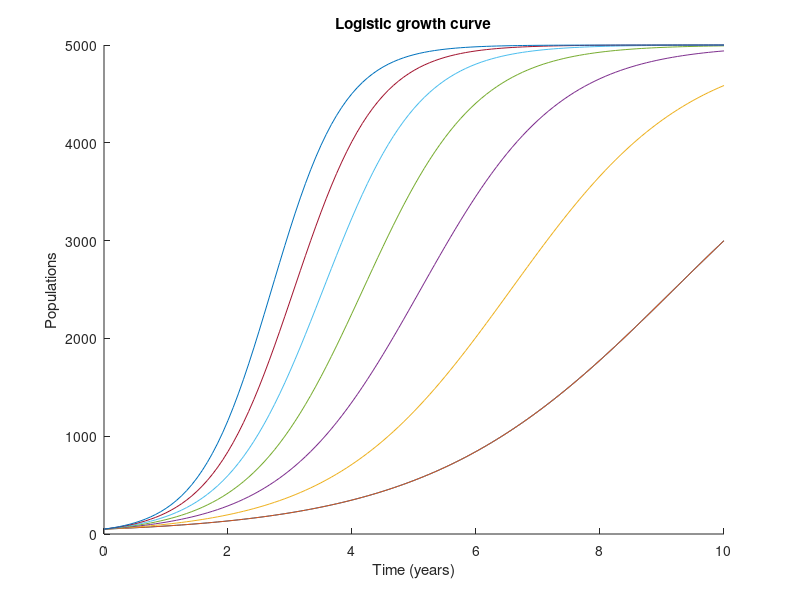

Reproduce this figure in MATLAB.
%{
% Author: Brennen Green
% Assignment: EGR102-001 Logistic Growth Plot
% Date: 10/15/2019
% Purpose: Plot the logistic growth function
%}

NOMINAL_WEIGHT = 4.13;
TOLERANCE = 0.25;
MAX = NOMINAL_WEIGHT + TOLERANCE;
MIN = NOMINAL_WEIGHT - TOLERANCE;

P = 50;
K = 5000;
r = 0.5;

for i=r:0.2:2
    timePoints = (0:1/12:10);
    numPoints = length(timePoints);
    populations = zeros(1, numPoints);

    for j = 1:numPoints
       t = timePoints(j);
       exp_growth = P * exp(r * t);
       populations(j) = (K * exp_growth) / (K + exp_growth - P);
    end
    hold on
    plot(timePoints, populations);
    hold off
    r = i;
end
 title('Logistic growth curve');
xlabel('Time (years)');
ylabel('Populations');
    
